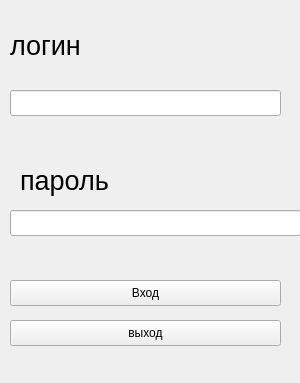
<?xml version="1.0" encoding="UTF-8"?>
<ui version="4.0">
 <class>Form2</class>
 <widget class="QWidget" name="Form2">
  <property name="geometry">
   <rect>
    <x>0</x>
    <y>0</y>
    <width>300</width>
    <height>383</height>
   </rect>
  </property>
  <property name="windowTitle">
   <string>Form</string>
  </property>
  <widget class="QPushButton" name="pushButton_auth">
   <property name="geometry">
    <rect>
     <x>10</x>
     <y>280</y>
     <width>271</width>
     <height>26</height>
    </rect>
   </property>
   <property name="text">
    <string>Вход</string>
   </property>
  </widget>
  <widget class="QPushButton" name="pushButton_exit">
   <property name="geometry">
    <rect>
     <x>10</x>
     <y>320</y>
     <width>271</width>
     <height>26</height>
    </rect>
   </property>
   <property name="text">
    <string>выход</string>
   </property>
  </widget>
  <widget class="QLabel" name="label_lg">
   <property name="geometry">
    <rect>
     <x>10</x>
     <y>30</y>
     <width>221</width>
     <height>31</height>
    </rect>
   </property>
   <property name="font">
    <font>
     <pointsize>20</pointsize>
    </font>
   </property>
   <property name="text">
    <string>логин</string>
   </property>
  </widget>
  <widget class="QLabel" name="label_ps">
   <property name="geometry">
    <rect>
     <x>20</x>
     <y>160</y>
     <width>271</width>
     <height>41</height>
    </rect>
   </property>
   <property name="font">
    <font>
     <pointsize>20</pointsize>
    </font>
   </property>
   <property name="text">
    <string>пароль</string>
   </property>
  </widget>
  <widget class="QLineEdit" name="lineEdit_psw">
   <property name="geometry">
    <rect>
     <x>10</x>
     <y>210</y>
     <width>291</width>
     <height>26</height>
    </rect>
   </property>
  </widget>
  <widget class="QLineEdit" name="lineEdit_log">
   <property name="geometry">
    <rect>
     <x>10</x>
     <y>90</y>
     <width>271</width>
     <height>26</height>
    </rect>
   </property>
  </widget>
 </widget>
 <resources/>
 <connections/>
</ui>
